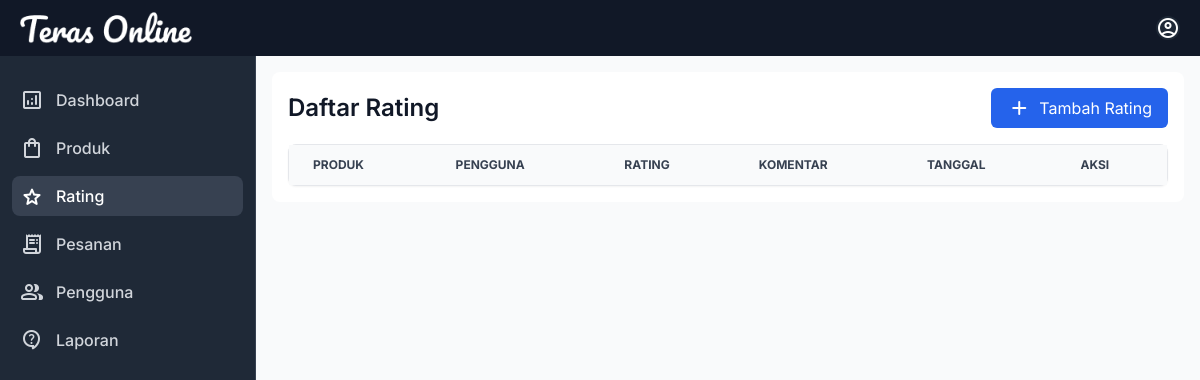
The page /admin/rates.php (signed in) on the database as committed earlier.
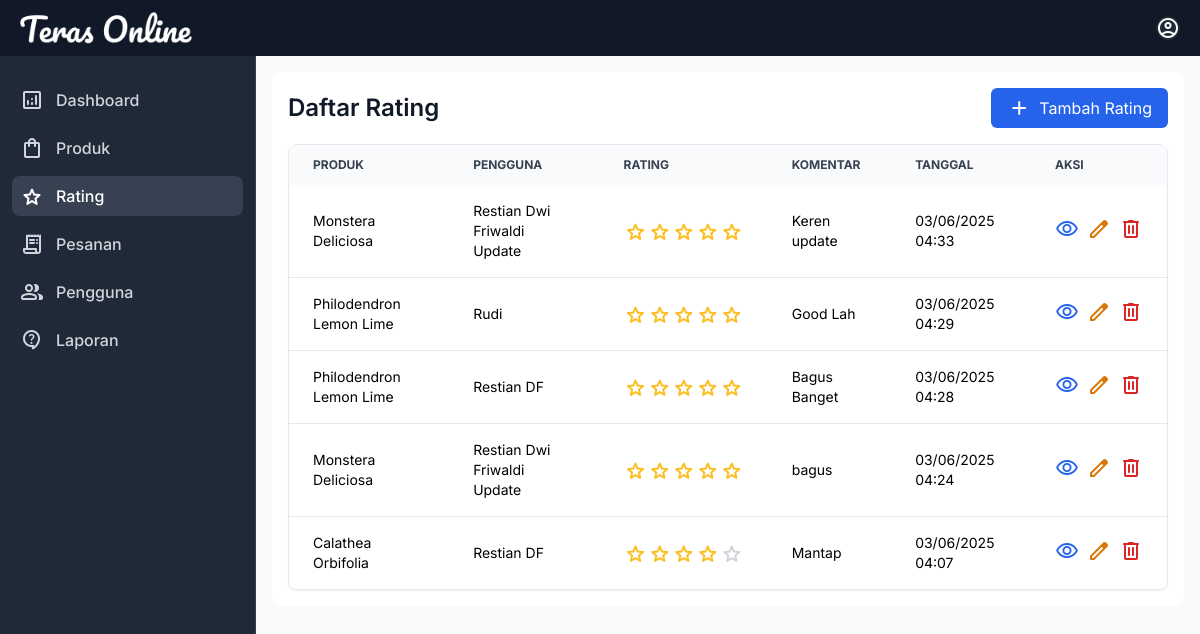
The same page on the database as committed later.
### tables this page shows
CREATE TABLE `ratings` (
  `rating_id` int NOT NULL,
  `product_id` int NOT NULL,
  `user_id` int NOT NULL,
  `rating` int NOT NULL,
  `comment` text,
  `created_at` timestamp NULL DEFAULT CURRENT_TIMESTAMP,
  `updated_at` timestamp NULL DEFAULT CURRENT_TIMESTAMP ON UPDATE CURRENT_TIMESTAMP
);

CREATE TABLE `products` (
  `product_id` int NOT NULL,
  `name` varchar(255) NOT NULL,
  `description` text,
  `price` decimal(10,2) NOT NULL,
  `stock` int NOT NULL DEFAULT '0',
  `created_at` timestamp NULL DEFAULT CURRENT_TIMESTAMP,
  `updated_at` timestamp NULL DEFAULT CURRENT_TIMESTAMP ON UPDATE CURRENT_TIMESTAMP
);

CREATE TABLE `users` (
  `user_id` int NOT NULL,
  `name` varchar(255) NOT NULL,
  `email` varchar(255) NOT NULL,
  `password` varchar(255) NOT NULL,
  `role` enum('pembeli','admin') NOT NULL DEFAULT 'pembeli',
  `created_at` timestamp NULL DEFAULT CURRENT_TIMESTAMP
);

### admin/rates.php (the view, shortened to what this page needs)
<?php
include '../koneksi.php';
$sql = "SELECT r.*, p.name as product_name, u.name as user_name
        FROM ratings r
        JOIN products p ON r.product_id = p.product_id
        JOIN users u ON r.user_id = u.user_id
        ORDER BY r.created_at DESC";
$result = mysqli_query($conn, $sql);
include 'inc_header.php';
?>
<body class="bg-gray-50" style="font-family: 'Inter', sans-serif">
    <?php include 'inc_navbar.php'; ?>
    <?php include 'inc_sidebar.php'; ?>
    <div class="p-4 sm:ml-64">
        <div class="rounded-lg mt-14 bg-white p-4">
            <div class="flex justify-between items-center mb-4">
                <h1 class="text-2xl font-semibold text-gray-900">Daftar Rating</h1>
                <a href="add_rates.php" class="bg-blue-600 text-white px-4 py-2 rounded-md hover:bg-blue-700 flex items-center gap-2">
                    <span class="material-symbols-rounded">add</span>
                    Tambah Rating
                </a>
            </div>
            <div class="bg-white rounded-lg shadow-sm border border-gray-200">
                <div class="overflow-x-auto">
                    <table class="w-full text-sm text-left">
                        <thead class="text-xs text-gray-700 uppercase bg-gray-50">
                            <tr>
                                <th class="px-6 py-3">Produk</th>
                                <th class="px-6 py-3">Pengguna</th>
                                <th class="px-6 py-3">Rating</th>
                                <th class="px-6 py-3">Komentar</th>
                                <th class="px-6 py-3">Tanggal</th>
                                <th class="px-6 py-3">Aksi</th>
                            </tr>
                        </thead>
                        <tbody class="divide-y divide-gray-200">
                            <?php while ($row = mysqli_fetch_assoc($result)): ?>
                                <tr class="hover:bg-gray-50">
                                    <td class="px-6 py-4"><?php echo htmlspecialchars($row['product_name']); ?></td>
                                    <td class="px-6 py-4"><?php echo htmlspecialchars($row['user_name']); ?></td>
                                    <td class="px-6 py-4">
                                        <div class="flex items-center">
                                            <?php for ($i = 1; $i <= 5; $i++): ?>
                                                <span class="material-symbols-rounded text-<?php echo $i <= $row['rating'] ? 'amber-400' : 'gray-300'; ?>">
                                                </span>
                                            <?php endfor; ?>
                                        </div>
                                    </td>
                                    <td class="px-6 py-4"><?php echo htmlspecialchars($row['comment']); ?></td>
                                    <td class="px-6 py-4"><?php echo date('d/m/Y H:i', strtotime($row['created_at'])); ?></td>
                                    <td class="px-6 py-4">
                                        <div class="flex items-center gap-2">
                                            <a href="view_rates.php?id=<?php echo $row['rating_id']; ?>"
                                                class="text-blue-600 hover:text-blue-800">
                                                <span class="material-symbols-rounded">visibility</span>
                                            </a>
                                            <a href="edit_rates.php?id=<?php echo $row['rating_id']; ?>"
                                                class="text-amber-600 hover:text-amber-800">
                                                <span class="material-symbols-rounded">edit</span>
                                            </a>
                                            <button onclick="deleteRating(<?php echo $row['rating_id']; ?>)"
                                                class="text-red-600 hover:text-red-800">
                                                <span class="material-symbols-rounded">delete</span>
                                            </button>
                                        </div>
                                    </td>
                                </tr>
                            <?php endwhile; ?>
                        </tbody>
                    </table>
                </div>
            </div>
        </div>
    </div>
</body>
</html>

### admin/inc_header.php (shortened to what this page needs)
<!DOCTYPE html>
<html lang="en">
<head>
    <script src="https://cdn.tailwindcss.com"></script>
    <script src="https://cdn.datatables.net/2.3.1/css/dataTables.tailwindcss.css"></script>
</head>

### admin/inc_navbar.php (shortened to what this page needs)
<nav class="fixed top-0 z-50 w-full bg-gray-900">
    <div class="px-3 py-3 lg:px-5 lg:pl-3">
        <div class="flex items-center justify-between">
            <div class="flex items-center justify-start">
                <a href="dashboard.php" class="flex ml-2 md:mr-24">
                    <img src="../img/icon-white.png" class="h-8 mr-3" alt="Teras Logo" />
                </a>
            </div>
            <div class="flex items-center">
                <div class="flex items-center ml-3">
                    <div>
                        <button type="button" class="flex text-sm bg-gray-800 rounded-full focus:ring-4 focus:ring-gray-300" aria-expanded="false" data-dropdown-toggle="dropdown-user">
                            <span class="material-symbols-rounded text-white">account_circle</span>
                        </button>
                    </div>
                </div>
            </div>
        </div>
    </div>
</nav>

### admin/inc_sidebar.php
<?php
$current_page = basename($_SERVER['PHP_SELF']);
?>
<aside
    id="logo-sidebar"
    class="fixed top-0 left-0 z-40 w-64 h-screen pt-20 transition-transform -translate-x-full bg-gray-800 border-r border-gray-700 sm:translate-x-0"
    aria-label="Sidebar">
    <div class="h-full px-3 pb-4 overflow-y-auto bg-gray-800">
        <ul class="space-y-2 font-medium">
            <li>
                <a
                    href="index.php"
                    class="flex items-center p-2 text-gray-300 rounded-lg hover:bg-gray-700 group <?php echo $current_page == 'index.php' ? 'bg-gray-700 text-white' : ''; ?>">
                    <span class="material-symbols-rounded">analytics</span>
                    <span class="ms-3">Dashboard</span>
                </a>
            </li>
            <li>
                <a
                    href="products.php"
                    class="flex items-center p-2 text-gray-300 rounded-lg hover:bg-gray-700 group <?php echo in_array($current_page, ['products.php', 'view_product.php', 'add_product.php', 'edit_product.php']) ? 'bg-gray-700 text-white' : ''; ?>">
                    <span class="material-symbols-rounded">shopping_bag</span>
                    <span class="flex-1 ms-3 whitespace-nowrap">Produk</span>
                </a>
            </li>
            <li>
                <a
                    href="rates.php"
                    class="flex items-center p-2 text-gray-300 rounded-lg hover:bg-gray-700 group <?php echo in_array($current_page, ['rates.php', 'view_rates.php', 'add_rates.php', 'edit_rates.php']) ? 'bg-gray-700 text-white' : ''; ?>">
                    <span class="material-symbols-rounded">star</span>
                    <span class="flex-1 ms-3 whitespace-nowrap">Rating</span>
                </a>
            </li>
            <li>
                <a
                    href="transactions.php"
                    class="flex items-center p-2 text-gray-300 rounded-lg hover:bg-gray-700 group <?php echo in_array($current_page, ['transactions.php', 'order_detail.php', 'print_invoice.php']) ? 'bg-gray-700 text-white' : ''; ?>">
                    <span class="material-symbols-rounded">receipt_long</span>
                    <span class="flex-1 ms-3 whitespace-nowrap">Pesanan</span>
                </a>
            </li>
            <li>
                <a
                    href="pengguna.php"
                    class="flex items-center p-2 text-gray-300 rounded-lg hover:bg-gray-700 group <?php echo $current_page == 'pengguna.php' ? 'bg-gray-700 text-white' : ''; ?>">
                    <span class="material-symbols-rounded">group</span>
                    <span class="flex-1 ms-3 whitespace-nowrap">Pengguna</span>
                </a>
            </li>
            <li>
                <a
                    href="kontak.php"
                    class="flex items-center p-2 text-gray-300 rounded-lg hover:bg-gray-700 group <?php echo $current_page == 'kontak.php' ? 'bg-gray-700 text-white' : ''; ?>">
                    <span class="material-symbols-rounded">contact_support</span>
                    <span class="flex-1 ms-3 whitespace-nowrap">Laporan</span>
                </a>
            </li>
        </ul>
    </div>
</aside>

Rows that differ between the two databases and show on the page:
added ratings: product.name "Monstera Deliciosa", user.name "Restian Dwi Friwaldi Update", rating 5 (drawn), comment "Keren update", created_at "03/06/2025 04:33"
added ratings: product.name "Philodendron Lemon Lime", user.name "Rudi", rating 5 (drawn), comment "Good Lah", created_at "03/06/2025 04:29"
added ratings: product.name "Philodendron Lemon Lime", user.name "Restian DF", rating 5 (drawn), comment "Bagus Banget", created_at "03/06/2025 04:28"
added ratings: product.name "Monstera Deliciosa", user.name "Restian Dwi Friwaldi Update", rating 5 (drawn), comment "bagus", created_at "03/06/2025 04:24"
added ratings: product.name "Calathea Orbifolia", user.name "Restian DF", rating 4 (drawn), comment "Mantap", created_at "03/06/2025 04:07"
